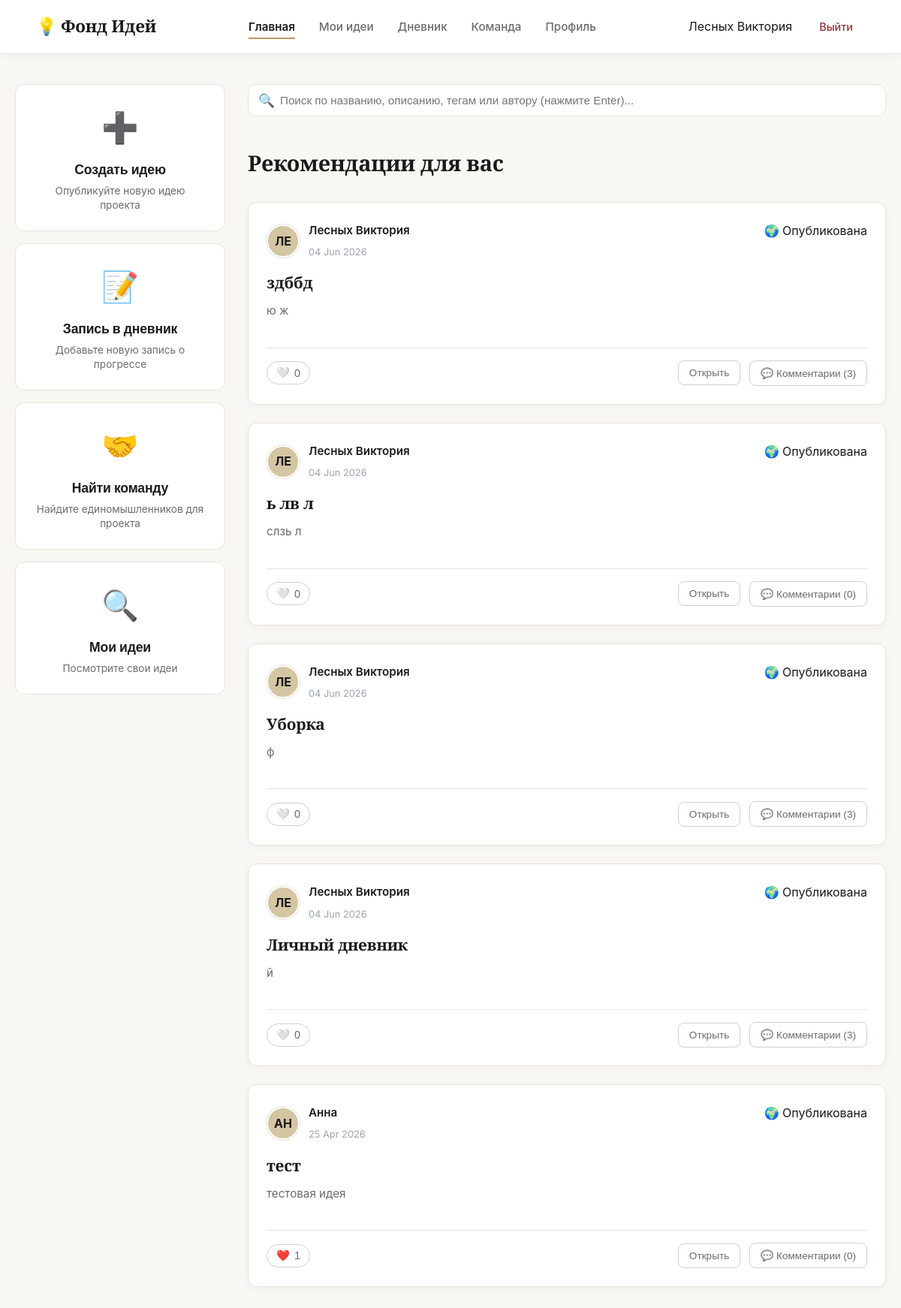
Page /dashboard (signed in) on the committed database.
### data/models.py (models this page shows, shortened)
class User(db.Model):
    id = db.Column(db.Integer, primary_key=True)
    username = db.Column(db.String(80), nullable=False)
    email = db.Column(db.String(120), unique=True, nullable=False)
    password_hash = db.Column(db.String(256))
    bio = db.Column(db.Text, default="")
    about_me = db.Column(db.Text, default="")
    city = db.Column(db.String(100), default="Москва, Россия")
    joined_year = db.Column(db.String(10), default="2026")
    is_email_visible = db.Column(db.Boolean, default=True)
    is_city_visible = db.Column(db.Boolean, default=True)
    is_photo_visible = db.Column(db.Boolean, default=True)
    is_skills_visible = db.Column(db.Boolean, default=True)
    is_description_visible = db.Column(db.Boolean, default=True)
    is_ideas_visible = db.Column(db.Boolean, default=True)
    is_team_visible = db.Column(db.Boolean, default=True)
    ideas = db.relationship('Idea', backref='author', lazy=True)
    diary_entries = db.relationship('DiaryEntry', backref='owner', lazy=True)
    skills = db.relationship('Skill', backref='owner_skill', lazy=True)

class Idea(db.Model):
    id = db.Column(db.Integer, primary_key=True)
    user_id = db.Column(db.Integer, db.ForeignKey('user.id'), nullable=False)
    title = db.Column(db.String(200), nullable=False)
    description = db.Column(db.Text)
    category = db.Column(db.String(50))
    visibility = db.Column(db.String(20), default='draft')
    license = db.Column(db.String(20), default='all_rights')
    tags = db.Column(db.String(200))
    date = db.Column(db.String(50))
    team_id = db.Column(db.Integer, db.ForeignKey('team.id'), nullable=True)

### app.py (the view)
@app.route('/dashboard')
def dashboard():
    user = get_current_user()
    if not user:
        return redirect(url_for('index'))
    user_ideas = Idea.query.filter_by(user_id=user.id).all()
    user_categories = {i.category for i in user_ideas if i.category}
    user_tags = set()
    for i in user_ideas:
        if i.tags:
            user_tags.update(t.strip().lower() for t in i.tags.split(','))
    user_skills = {s.name.lower() for s in Skill.query.filter_by(user_id=user.id).all()}
    candidates = Idea.query.filter(Idea.visibility == 'published').all()
    scored_ideas = []
    now = datetime.datetime.now()
    for idea in candidates:
        score = 0
        if idea.category in user_categories:
            score += 30
        idea_tags = set(t.strip().lower() for t in idea.tags.split(',')) if idea.tags else set()
        score += len(idea_tags & user_tags) * 10
        score += len(idea_tags & user_skills) * 5
        likes_count = Like.query.filter_by(idea_id=idea.id).count()
        score += likes_count * 2
        try:
            idea_date = datetime.datetime.strptime(idea.date, '%d %b %Y')
            days_old = (now - idea_date).days
            if days_old < 30:
                score += (30 - days_old) * 1.5
        except ValueError:
            pass
        scored_ideas.append({'idea': idea, 'score': score})
    scored_ideas.sort(key=lambda x: (x['score'], x['idea'].id), reverse=True)
    recommended_ideas = [item['idea'] for item in scored_ideas[:15]]
    liked_ideas = {l.idea_id for l in Like.query.filter_by(user_id=user.id).all()}
    return render_template('dashboard.html', username=user.username, recommended_ideas=recommended_ideas,
                           liked_ideas=liked_ideas)

### app.py (called while the page is built)
def get_current_user():
    if 'user_id' in session:
        return User.query.get(session['user_id'])
    return None

### templates/dashboard.html (shortened to what this page needs)
<!DOCTYPE html>
<html lang="ru">
<head>
    <link rel="stylesheet" href="{{ url_for('static', filename='css/styles.css') }}">
    <link rel="stylesheet" href="{{ url_for('static', filename='css/dashboard.css') }}">
</head>
<body class="dash-body">
    <nav class="navbar">
        <div class="nav-brand">💡 Фонд Идей</div>
        <div class="nav-links">
            <a href="{{ url_for('dashboard') }}" class="active">Главная</a>
            <a href="{{ url_for('ideas') }}">Мои идеи</a>
            <a href="{{ url_for('diary') }}">Дневник</a>
            <a href="{{ url_for('team') }}">Команда</a>
            <a href="{{ url_for('profile') }}">Профиль</a>
        </div>
        <div class="nav-user">
            <span>{{ username }}</span>
            <a href="{{ url_for('logout') }}" class="btn-logout">Выйти</a>
        </div>
    </nav>
    <main class="dashboard-layout">
        <aside class="dashboard-sidebar">
            <div class="action-card" onclick="openModal()">
                <div class="card-icon">➕</div>
                <h3>Создать идею</h3>
                <p>Опубликуйте новую идею проекта</p>
            </div>
            <a href="{{ url_for('diary') }}" class="action-card sidebar-link">
                <div class="card-icon">📝</div>
                <h3>Запись в дневник</h3>
                <p>Добавьте новую запись о прогрессе</p>
            </a>
            <a href="{{ url_for('team') }}" class="action-card sidebar-link">
                <div class="card-icon">🤝</div>
                <h3>Найти команду</h3>
                <p>Найдите единомышленников для проекта</p>
            </a>
            <a href="{{ url_for('ideas') }}" class="action-card sidebar-link">
                <div class="card-icon">🔍</div>
                <h3>Мои идеи</h3>
                <p>Посмотрите свои идеи</p>
            </a>
        </aside>
        <section class="feed-container" id="feedContainer">
            <div class="feed-search-bar">
                <span class="search-icon">🔍</span>
                <input type="text" id="feedSearchInput" placeholder="Поиск по названию, описанию, тегам или автору (нажмите Enter)..." autocomplete="off">
            </div>
            <h2 class="feed-title" id="feedTitle">Рекомендации для вас</h2>
            {% if recommended_ideas %}
                {% for idea in recommended_ideas %}
                <article class="feed-card idea-card"
                         data-id="{{ idea.id }}"
                         data-title="{{ idea.title }}"
                         data-desc="{{ idea.description }}"
                         data-category="{{ idea.category }}"
                         data-visibility="{{ idea.visibility }}"
                         data-license="{{ idea.license }}"
                         data-tags="{{ idea.tags }}"
                         data-date="{{ idea.date }}">
                    <div class="feed-card-header card-header">
                        <div class="feed-author">
                            <div class="feed-avatar member-avatar">{{ idea.author.username[:2].upper() if idea.author else '??' }}</div>
                            <div>
                                <span class="feed-name">{{ idea.author.username if idea.author else 'Аноним' }}</span>
                                <span class="feed-time">{{ idea.date }}</span>
                            </div>
                        </div>
                        <span class="badge published">🌍 Опубликована</span>
                    </div>
                    <h3 class="feed-title-text">{{ idea.title }}</h3>
                    <p class="feed-desc">{{ idea.description[:180] }}{% if idea.description|length > 180 %}...{% endif %}</p>
                    <div class="feed-actions card-actions">
                        <button class="feed-like-btn" data-id="{{ idea.id }}" data-liked="{{ 'true' if idea.id in liked_ideas else 'false' }}" onclick="toggleLike(this)">
                            <span class="like-icon">{{ '❤️' if idea.id in liked_ideas else '🤍' }}</span>
                            <span class="like-count">{{ idea.likes|length }}</span>
                        </button>
                        <button class="action-btn" onclick="openViewModal(this.closest('.idea-card'))"> Открыть</button>
                        <button class="action-btn outline" id="commentsBtn-{{ idea.id }}" onclick="openCommentsModal({{ idea.id }})">💬 Комментарии ({{ idea.comments|length }})</button>
                    </div>
                </article>
                {% endfor %}
            {% else %}
                <div class="empty-feed">
                    <h3> Пока нет рекомендаций</h3>
                    <p>Создайте идеи или добавьте навыки, чтобы получить персональную подборку.</p>
                </div>
            {% endif %}
        </section>
    </main>
</body>
</html>

### static/css/styles.css (style rules this page uses)
:root { --bg-paper: #F9F7F3; --bg-white: #FFFFFF; --bg-edge: #F1EDE6; --text-ink: #1A1A1A; --text-pencil: #6B6B6B; --text-light: #9CA3AF; --accent-binding: #8B3A3A; --accent-binding-hover: #6B2D2D; --accent-foil: #B89B5E; --accent-foil-light: #D4C5A3; --border-paper: #E8E3DB; --border-dark: #D4CFC5; --shadow-soft: 0 4px 20px rgba(26, 26, 26, 0.06); --shadow-medium: 0 8px 30px rgba(26, 26, 26, 0.08); --shadow-card: 0 2px 12px rgba(26, 26, 26, 0.04); --radius-sm: 8px; --radius-md: 12px; --radius-lg: 16px; --ease-smooth: cubic-bezier(0.25, 0.1, 0.25, 1); --transition-base: all 0.3s var(--ease-smooth); }
* { margin: 0; padding: 0; box-sizing: border-box; }
body { font-family: 'Inter', -apple-system, BlinkMacSystemFont, 'Segoe UI', sans-serif; background: var(--bg-paper); color: var(--text-ink); line-height: 1.65; -webkit-font-smoothing: antialiased; -moz-osx-font-smoothing: grayscale; }
h1, h2, h3, h4, h5, h6 { font-family: 'Cormorant Garamond', Georgia, serif; font-weight: 500; line-height: 1.25; letter-spacing: -0.01em; color: var(--text-ink); }
h2 { font-size: 2rem; margin-bottom: 8px; color: var(--text-ink); font-weight: 500; }
.navbar { height: 72px; padding: 0 48px; background: var(--bg-white); display: flex; align-items: center; justify-content: space-between; border-bottom: 1px solid var(--border-paper); box-shadow: var(--shadow-card); position: sticky; top: 0; z-index: 100; }
.nav-brand { font-family: 'Cormorant Garamond', serif; font-weight: 600; font-size: 1.4rem; color: var(--text-ink); letter-spacing: -0.01em; }
.nav-links { display: flex; gap: 32px; }
.nav-links a { text-decoration: none; color: var(--text-pencil); font-weight: 500; font-size: 0.95rem; transition: var(--transition-base); position: relative; padding: 4px 0; }
.nav-links a::after { content: ''; position: absolute; bottom: 0; left: 0; width: 0; height: 2px; background: var(--accent-foil); transition: width 0.3s var(--ease-smooth); }
.nav-links a.active, .nav-links a:hover { color: var(--text-ink); font-weight: 600; }
.nav-links a.active::after, .nav-links a:hover::after { width: 100%; }
.nav-user { display: flex; align-items: center; gap: 20px; }
.btn-logout { color: var(--accent-binding); text-decoration: none; font-weight: 500; font-size: 0.9rem; transition: var(--transition-base); padding: 8px 16px; border-radius: var(--radius-sm); }

### rows in the picture
User: username "Лесных Виктория"
Idea: author "ЛЕ", author "Лесных Виктория", date "04 Jun 2026", title "здббд", description "ю ж", id "🤍", likes|length "0", comments|length "3"
Idea: author "ЛЕ", author "Лесных Виктория", date "04 Jun 2026", title "ь лв л", description "слзь л", id "🤍", likes|length "0", comments|length "0"
Idea: author "ЛЕ", author "Лесных Виктория", date "04 Jun 2026", title "Уборка", description "ф", id "🤍", likes|length "0", comments|length "3"
Idea: author "ЛЕ", author "Лесных Виктория", date "04 Jun 2026", title "Личный дневник", description "й", id "🤍", likes|length "0", comments|length "3"
Idea: author "АН", author "Анна", date "25 Apr 2026", title "тест", description "тестовая идея", id "❤️", likes|length "1", comments|length "0"
